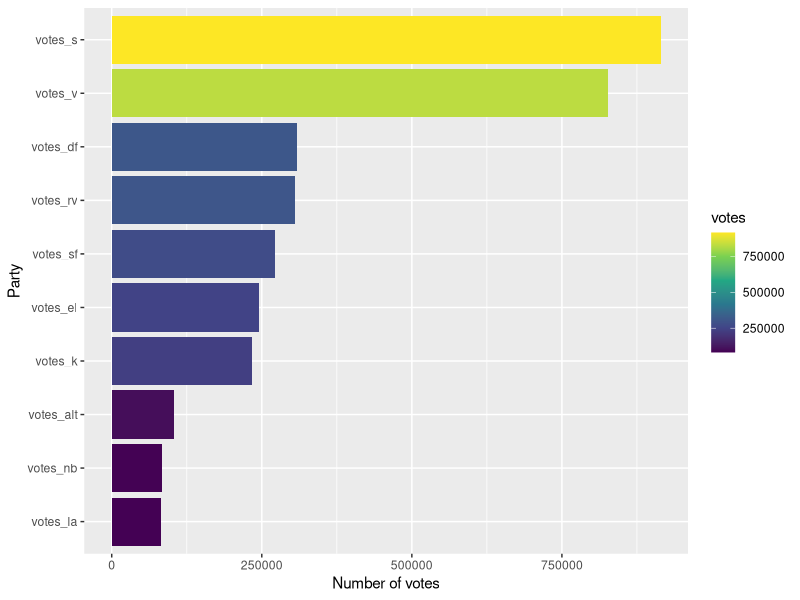
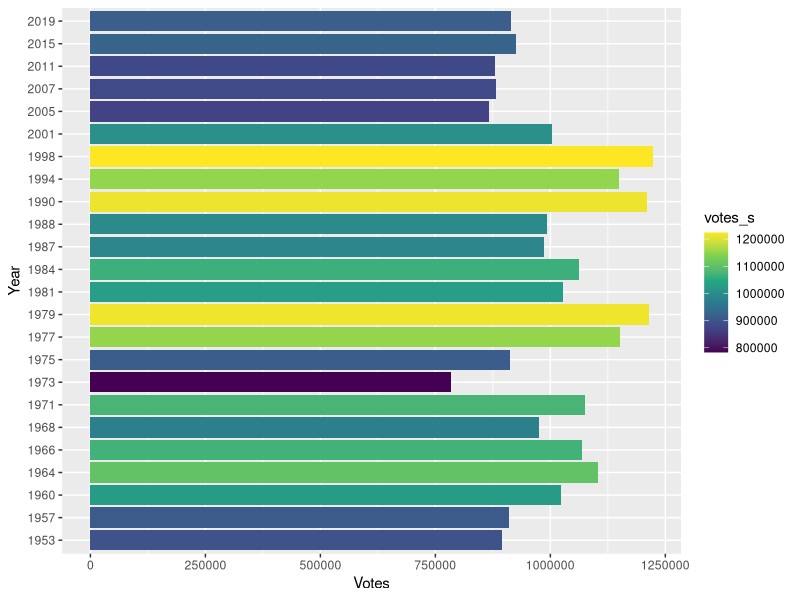

Reproduce these figures in R, in order.
## ---- chunk 1
#install.packages("readxl")
#install.packages("tidyverse")
#install.packages("ggplot2")
## ---- chunk 2
library(readxl)
library(tidyverse)
library(ggplot2) 
## ---- chunk 3
fv_votes <- read_excel("data/folketingsvalg.xlsx", sheet = "votes")
fv_seats <- read_excel("data/folketingsvalg.xlsx", sheet = "seats")
## ---- chunk 4
#Displays the first lines of our dataset
head(fv_votes)

#Displays the last lines of our dataset
tail(fv_seats)

## ---- chunk 5
#Select Central Parties - Here are the parties that were elected to the Folketing in 2019
fv_udv <- select(fv_votes, "year", "votes_s", "votes_k", "votes_df", "votes_v", "votes_el", "votes_la", "votes_alt", "votes_rv", "votes_nb", "votes_sf")

#Compress the table for the Folketing in 2019 so that the parties are gathered in one column and the number of votes is gathered in another column.
fv_udv <- pivot_longer(fv_udv, cols = 2:11, names_to = "party", values_to = "votes")

#Finds the maximum value in the column
max(fv_udv$stemmer, na.rm = TRUE)

#Finds the minimum value in the column
min(fv_udv$stemmer, na.rm = TRUE)

#Displays an overview of min, max, median, mean, etc.
summary(fv_udv$stemmer)

#Filter for the year when Venstre had the lowest percentage of votes
fv_udv %>% 
  filter(votes == min(votes, na.rm = TRUE))

#Filter for the year when Venstre had the highest percentage of votes
fv_udv %>% 
  filter(votes == max(votes, na.rm = TRUE))

## ---- chunk 6
#Visualization of the number of votes per party in the parliamentary election of 2019 for the parties that were elected.

fv_udv %>% 
  filter(year == 2019) %>%
  ggplot(aes(x = reorder(party, votes), y = votes, fill = votes))+
  geom_col()+
  coord_flip()+
  labs(x = "Party", y = "Number of votes")+
  scale_fill_viridis_c()


## ---- chunk 7
#Select the columns/variables that we want in the table. Here, we are interested in the Social Democrats and the year.

fv_votes_s <- fv_votes %>% 
  select(votes_s, year)

#Visualization of the number of votes for the Social Democrats from 1953 to 2019.
fv_votes_s %>% 
  ggplot(aes(x = factor(year), y = votes_s, fill = votes_s))+
  geom_col()+
  coord_flip()+
  labs(x = "Year", y = "Votes")+
  scale_fill_viridis_c()

## ---- chunk 8

#Merge the two datasets based on the common variable 'year'.
fv <- left_join(fv_votes, fv_seats, by = "year")

# Create a new dataset where relevant variables are included - note that we are interested in the column votes_total, as the share is calculated based on the total number.

fv_venstre <- fv %>%
  select(year, votes_v, seats_v, votes_total) %>% 
  mutate(votes_pct = votes_v / votes_total*100) %>% 
  mutate(seats_pct = seats_v / 175*100)

#Change the number of decimals for the percentage - we will change it to 1 decimal
fv_venstre$votes_pct <- round(fv_venstre$votes_pct, 1)

fv_venstre$seats_pct <- round(fv_venstre$seats_pct, 1)

#View an overview of the distribution of vote and seat shares in percentage for Venstre
summary(fv_venstre)

#Filter for the year when Venstre had the lowest percentage of votes
fv_venstre %>% 
  filter(votes_pct == min(votes_pct))


#Filter for the year when the Left (Venstre) had the highest percentage of votes.
fv_venstre %>% 
  filter(votes_pct == max(votes_pct))

